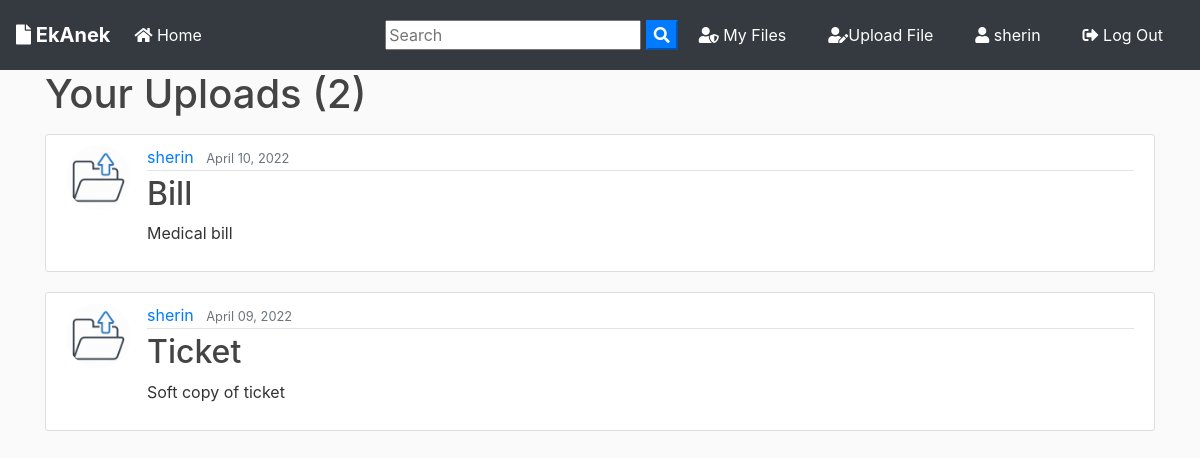
The page /user/sherin (signed in) on the database its author committed.
### blog/models.py (models this page shows, shortened)
class Post(models.Model):
	id = models.BigAutoField(primary_key=True)
	title = models.CharField(max_length=100)
	file = models.FileField(null=True,blank=True,upload_to='Files')
	content = models.TextField()
	date_posted = models.DateTimeField(default=timezone.now)
	author = models.ForeignKey(User, on_delete=models.CASCADE)

### users/models.py (models this page shows, shortened)
class Profile(models.Model):
    id = models.BigAutoField(primary_key=True)
    user = models.OneToOneField(User, on_delete=models.CASCADE)
    image = models.ImageField(default='default.jpg', upload_to='profile_pics')

### blog/views.py (the view)
# urls.py: path('user/<str:username>', UserPostListView.as_view(), name='user-posts'),
class UserPostListView(ListView):
    model = Post
    template_name = 'blog/user_posts.html'  # <app>/<model>_<viewtype>.html
    context_object_name = 'posts'
    paginate_by = 2
    def get_queryset(self):
        user = get_object_or_404(User, username=self.kwargs.get('username'))
        return Post.objects.filter(author=user).order_by('-date_posted')

### blog/templates/blog/user_posts.html (shortened to what this page needs)
{% extends "blog/base.html" %}
{% block content %}
    <h1 class="mb-3">Your Uploads ({{ page_obj.paginator.count }})</h1>
    {% for post in posts %}
        <article class="media content-section">
          <img class="rounded-circle article-img" src="{{ post.author.profile.image.url }}">
          <div class="media-body">
            <div class="article-metadata">
              <a class="mr-2" href="{% url 'user-posts' post.author.username %}">{{ post.author }}</a>
              <small class="text-muted">{{ post.date_posted|date:"F d, Y" }}</small>
            </div>
            <h2><a class="article-title" href="{% url 'post-detail' post.id %}">{{ post.title }}</a></h2>
            <p class="article-content">{{ post.content }}</p>
          </div>
        </article>
    {% endfor %}
{% endblock content %}

### blog/templates/blog/base.html (shortened to what this page needs)
{% load static %}
<!doctype html>
<html lang="en">
  <head>
    <link rel="stylesheet" href="https://stackpath.bootstrapcdn.com/bootstrap/4.3.1/css/bootstrap.min.css">
    <link rel="stylesheet" href="https://use.fontawesome.com/releases/v5.8.1/css/all.css" >
    <link rel="stylesheet" href="{% static 'blog/main.css' %}">
</head>
  <body>
        <nav class="navbar navbar-expand-lg navbar-dark bg-dark">
                <a class="navbar-brand font-weight-bold" href="{% url 'blog-home' %}"><i class="fas fa-file"></i> EkAnek</a>
                <div class="collapse navbar-collapse" id="navbarSupportedContent">
                  <ul class="navbar-nav mr-auto">
                    <li class="nav-item active">
                      <a class="nav-link" href="{% url 'blog-home' %}"><i class="fas fa-home"></i> Home <span class="sr-only">(current)</span></a>
                    </li>
                  </ul>
                  <form id="searchform" action="{% url 'search' %}" method="get">
                    <input type="text" name="q" type="text" value="{{ request.GET.q }}" placeholder="Search" />
                    <button type="button" onclick="searchform.submit()" class=" text-white my-color btn-primary"><i class="fa fa-search"></i></button>
                </form>
                    {% if user.is_authenticated %}
                    <a href="{% url 'user-posts' user %}" class="btn text-white m-2"><i class="fas fa-user-shield"></i> My Files</a>
                    <a href="{% url 'post-create' %} " class="btn text-white m-2"><i class="fas fa-user-edit"></i>Upload File</a>
                    <a href="{% url 'profile' %} " class="btn text-white m-2"><i class="fas fa-user"></i> {{ user.username }}</a>
                    <a href="{% url 'logout' %} " class="btn text-white m-2"><i class="fas fa-sign-out-alt"></i> Log Out</a>
                    {% else %}
                    <a href="{% url 'login' %} " class="btn text-white m-2"><i class="fas fa-user-tie"></i> Login</a>
                    <a href="{% url 'register' %} " class="btn text-white m-2"> <i class="fas fa-sign-in-alt"></i> Sign Up</a>
                    {% endif %}
                </div>
              </nav>
      <div class="container my-bg">
    {% block content %}
    {% endblock  %}
</div>
  </body>
</html>

### blog/static/blog/main.css (style rules this page uses)
body { background: #fafafa; color: #333333; margin-top: 0; }
h1, h2, h3, h4, h5, h6 { color: #444444; }
ul { margin: 0; }
.content-section { background: #ffffff; padding: 10px 20px; border: 1px solid #dddddd; border-radius: 3px; margin-bottom: 20px; }
.article-title { color: #444444; }
.article-content { white-space: pre-line; }
.article-img { height: 65px; width: 65px; margin-right: 16px; }
.article-metadata { padding-bottom: 1px; margin-bottom: 4px; border-bottom: 1px solid #e3e3e3 }

### rows shown on the page
Post: author.profile.image (placeholder picture), author "sherin", date_posted "April 10, 2022", title "Bill", content "Medical bill"
Post: author.profile.image (placeholder picture), author "sherin", date_posted "April 09, 2022", title "Ticket", content "Soft copy of ticket"

### other values the page prints
{{ user.username }} "sherin"
{{ page_obj.paginator.count }} "2"
